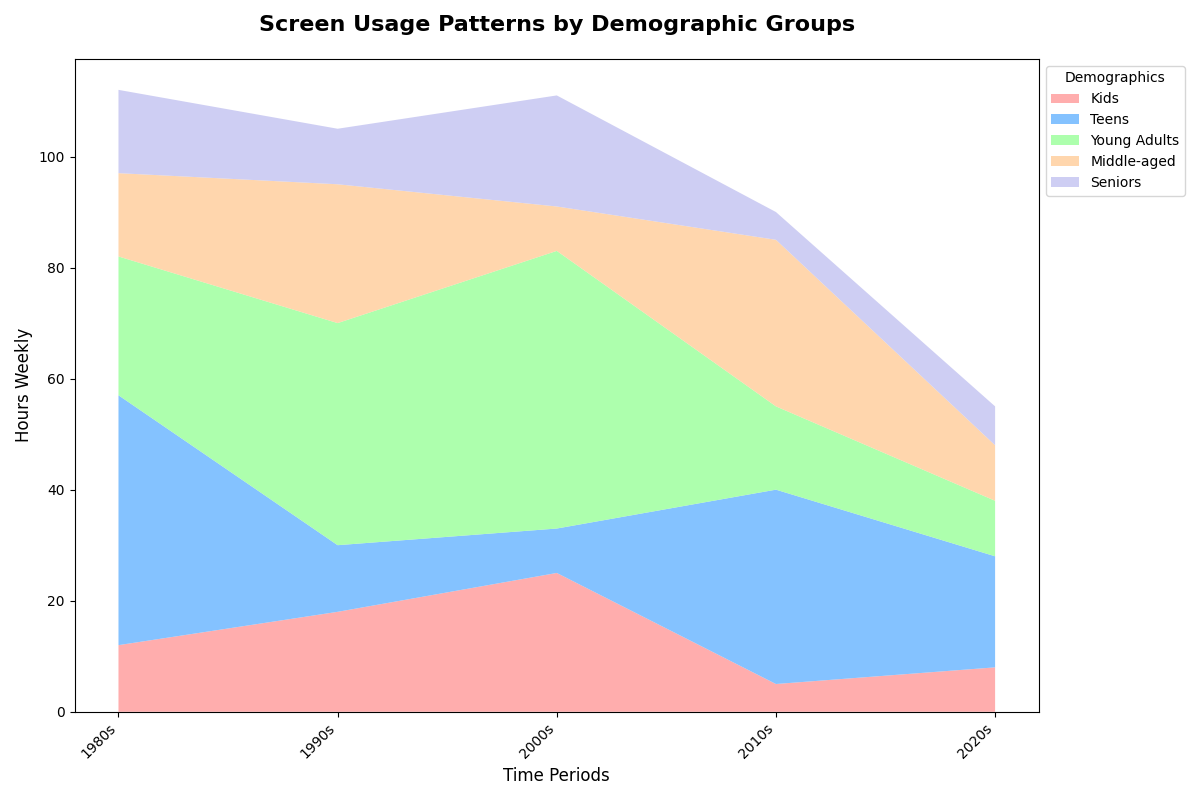

Recreate this plot in Python.
import matplotlib.pyplot as plt
import numpy as np

decades = ['1980s', '1990s', '2000s', '2010s', '2020s']
age_groups = ['Kids', 'Teens', 'Young Adults', 'Middle-aged', 'Seniors']

# Preserved shuffled screen time data
screen_time_0_12 = [12, 18, 25, 5, 8]  
screen_time_13_18 = [45, 12, 8, 35, 20]  
screen_time_19_35 = [25, 40, 50, 15, 10]  
screen_time_36_55 = [15, 25, 8, 30, 10]  
screen_time_56_plus = [15, 10, 20, 5, 7]  

data = np.array([screen_time_0_12, screen_time_13_18, screen_time_19_35, screen_time_36_55, screen_time_56_plus])

colors = ['#ff9999', '#66b3ff', '#99ff99', '#ffcc99', '#c2c2f0']

plt.figure(figsize=(12, 8))
plt.stackplot(decades, data, labels=age_groups, colors=colors, alpha=0.8)

plt.xlabel('Time Periods', fontsize=12)
plt.ylabel('Hours Weekly', fontsize=12)
plt.title('Screen Usage Patterns by Demographic Groups', fontsize=16, fontweight='bold', pad=20)
plt.legend(title='Demographics', loc='upper left', bbox_to_anchor=(1, 1), fontsize=10)
plt.xticks(rotation=45, ha='right')
plt.tight_layout()
plt.show()
